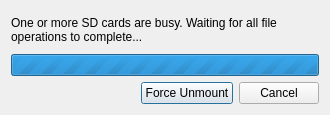
<?xml version="1.0" encoding="UTF-8"?>
<ui version="4.0">
 <class>DeviceBusyDialog</class>
 <widget class="QDialog" name="DeviceBusyDialog">
  <property name="windowModality">
   <enum>Qt::ApplicationModal</enum>
  </property>
  <property name="geometry">
   <rect>
    <x>0</x>
    <y>0</y>
    <width>330</width>
    <height>115</height>
   </rect>
  </property>
  <property name="windowTitle">
   <string>Device Busy</string>
  </property>
  <property name="modal">
   <bool>true</bool>
  </property>
  <layout class="QVBoxLayout" name="verticalLayout">
   <item>
    <widget class="QLabel" name="label">
     <property name="text">
      <string>One or more SD cards are busy. Waiting for all file operations to complete...</string>
     </property>
     <property name="wordWrap">
      <bool>true</bool>
     </property>
    </widget>
   </item>
   <item>
    <widget class="QProgressBar" name="progressBar">
     <property name="maximum">
      <number>0</number>
     </property>
    </widget>
   </item>
   <item>
    <layout class="QHBoxLayout" name="horizontalLayout">
     <item>
      <spacer name="horizontalSpacer">
       <property name="orientation">
        <enum>Qt::Horizontal</enum>
       </property>
       <property name="sizeHint" stdset="0">
        <size>
         <width>40</width>
         <height>20</height>
        </size>
       </property>
      </spacer>
     </item>
     <item>
      <widget class="QPushButton" name="unmountButton">
       <property name="text">
        <string>Force Unmount</string>
       </property>
       <property name="icon">
        <iconset theme="media-eject">
         <normaloff>.</normaloff>.</iconset>
       </property>
      </widget>
     </item>
     <item>
      <widget class="QPushButton" name="cancelButton">
       <property name="text">
        <string>Cancel</string>
       </property>
       <property name="icon">
        <iconset theme="dialog-cancel">
         <normaloff>.</normaloff>.</iconset>
       </property>
      </widget>
     </item>
    </layout>
   </item>
  </layout>
 </widget>
 <resources/>
 <connections>
  <connection>
   <sender>unmountButton</sender>
   <signal>clicked()</signal>
   <receiver>DeviceBusyDialog</receiver>
   <slot>accept()</slot>
   <hints>
    <hint type="sourcelabel">
     <x>195</x>
     <y>90</y>
    </hint>
    <hint type="destinationlabel">
     <x>328</x>
     <y>25</y>
    </hint>
   </hints>
  </connection>
  <connection>
   <sender>cancelButton</sender>
   <signal>clicked()</signal>
   <receiver>DeviceBusyDialog</receiver>
   <slot>reject()</slot>
   <hints>
    <hint type="sourcelabel">
     <x>281</x>
     <y>90</y>
    </hint>
    <hint type="destinationlabel">
     <x>334</x>
     <y>68</y>
    </hint>
   </hints>
  </connection>
 </connections>
</ui>
